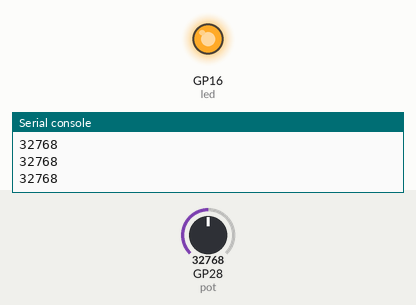
Bench run of a program on a simulated Raspberry Pi Pico running MicroPython. On the bench: output pins drawn as LEDs (lit = HIGH), the last lines printed to the serial console. The inputs (shaded band) are chosen by the test bench; at power-on: GP28 (pot) = 32768 (analog values on the 0–65535 scale).

Above: at 1.2 s.
1.3 s: GP28 (pot) set to 30608
2.8 s: GP28 (pot) set to 29184
At 4.2 s:
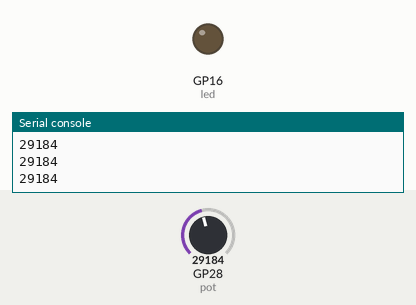
4.5 s: GP28 (pot) set to 30655
At 5.5 s:
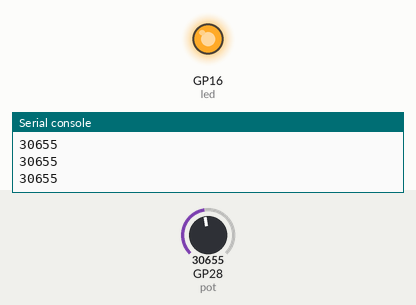
6.0 s: GP28 (pot) set to 29345
At 6.6 s:
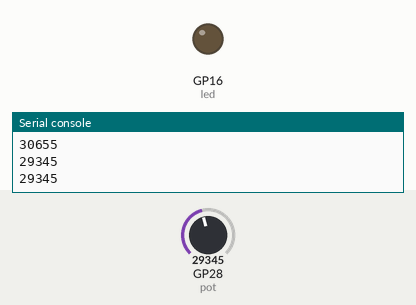
Timing chart, 0 to 8.5 s (numbered marks = the images above; inputs shaded):
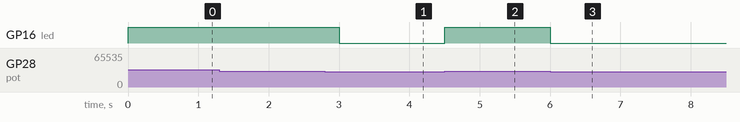

The program:

pot_e_LED.py
```python
from machine import Pin, ADC
from utime import sleep

pot = ADC(28)          # potenciômetro no pino 28
led = Pin(16, Pin.OUT) # LED no pino 20

while True:
    valor = pot.read_u16()
    print(valor)

    if valor > 30000:  # se o valor for maior que metade
        led.value(1)
    else:
        led.value(0)

    sleep(0.3)
```

Measured:
- the behaviour switches between 30016 and 30000 on GP28 (pot) (found by bisection; images 0 and 1)
- after the input at 2.8 s, GP16 (led): HIGH → LOW after 0.20 s
- after the input at 4.5 s, GP16 (led): LOW → HIGH at once
- after the input at 6.0 s, GP16 (led): HIGH → LOW at once
